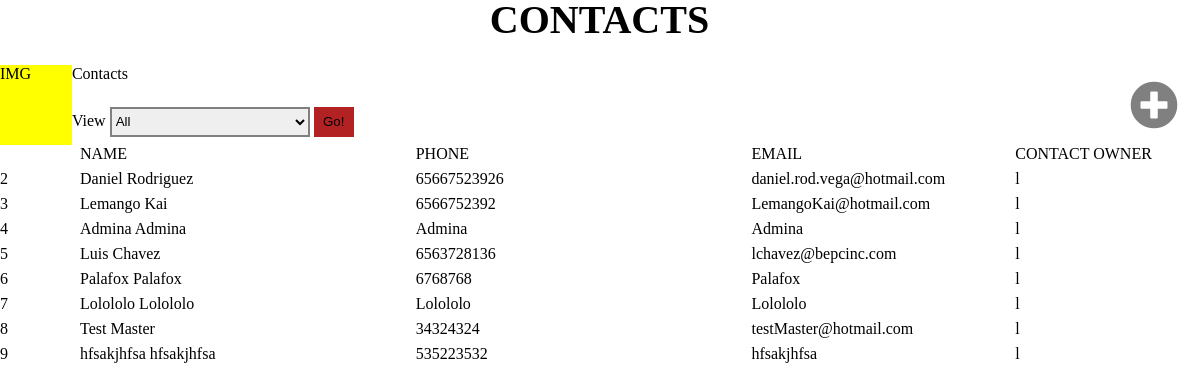
Page /Pages/Administrators/Contacts.php on the earlier database version.
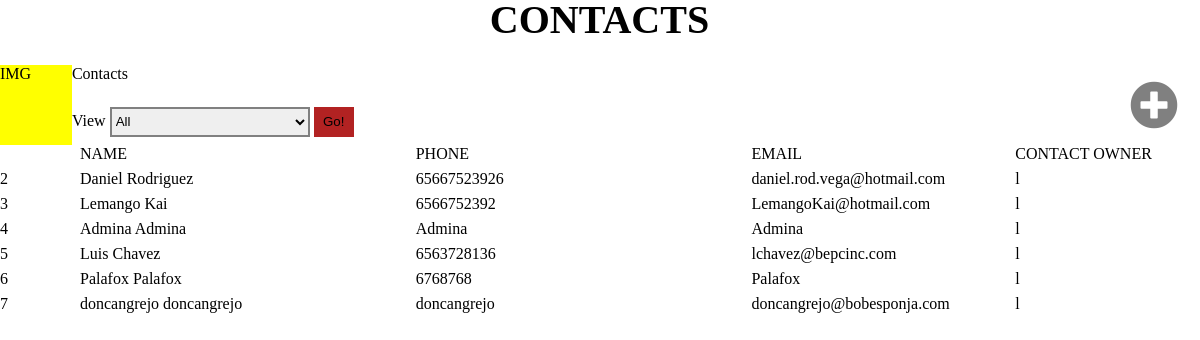
Same page on the later database version.
### tables this page shows
CREATE TABLE `consultors` (
  `ID` int(11) NOT NULL,
  `SN` varchar(15) NOT NULL,
  `Firstname` varchar(25) NOT NULL,
  `Lastname` varchar(25) NOT NULL,
  `Email` varchar(70) NOT NULL,
  `Phone` varchar(20) NOT NULL,
  `EmergencyPhone` varchar(50) NOT NULL,
  `ReportsTo` int(11) NOT NULL,
  `Title` varchar(100) NOT NULL,
  `Division` int(11) NOT NULL,
  `FunctionalArea` int(11) NOT NULL,
  `StartDate` timestamp NOT NULL DEFAULT CURRENT_TIMESTAMP ON UPDATE CURRENT_TIMESTAMP,
  `EndDate` timestamp NOT NULL DEFAULT '0000-00-00 00:00:00',
  `MailingAddress` varchar(120) NOT NULL,
  `MailingCity` int(100) NOT NULL,
  `MailingState` int(11) NOT NULL,
  `MailingCountry` int(11) NOT NULL,
  `ZipCode` varchar(20) NOT NULL,
  `NSS` varchar(30) NOT NULL,
  `RFC` varchar(30) NOT NULL,
  `Type` tinyint(4) NOT NULL,
  `Schedule` int(11) NOT NULL DEFAULT '0',
  `Hash` varchar(40) NOT NULL,
  `Status` tinyint(1) DEFAULT NULL,
  `LastLogin` timestamp NOT NULL DEFAULT CURRENT_TIMESTAMP ON UPDATE CURRENT_TIMESTAMP,
  `Logged` tinyint(4) NOT NULL DEFAULT '0',
  `SessionID` varchar(100) DEFAULT NULL
);

### Pages/Administrators/Contacts.php (the view, shortened to what this page needs)
<?php
include('../../Resources/WebResponses/connection.php');
?>
    <html>
        <head>
            <link rel="stylesheet" href="../Resources/CSS/Listas_Contenido/Listas_Layout.css">
            <link rel="stylesheet" href="../Resources/CSS/Listas_Contenido/ListasPrincipales_Layout.css">
            <link rel="stylesheet" href="https://use.fontawesome.com/releases/v5.2.0/css/all.css">
        </head>
        <body>
            <div id="contenedor">
                <div class='titulo'>
                </div>
                <div id="buscador">
                    <div id="searchParams">
                        <div>
                            <div id="image">
                                IMG
                            </div>
                            <div id="banner">
                                Contacts
                            </div>
                            <div id="search">
                                View
                                <select id="parameter">
                                    <option value="1">All</option>
                                </select>
                                <button id="searchButton">Go!</button>
                            </div>
                        </div>
                    </div>
                    <div id="new">
                        <button id="botonNew" onclick="LoadPage('Administrators/AddUser.php');"><i class="fas fa-plus-circle"></i></button>
                    </div>
                </div>
                <div class="infoTable">
                    <div class="contacto">
                        <div class="number">&nbsp;</div>
                        <div class="NameContact">NAME</div>
                        <div class="Phone">PHONE</div>
                        <div class="Email">EMAIL</div>
                        <div class="ContactOw">CONTACT OWNER</div>
                    </div>
                    <?php
                        $query =            $connection->query("SELECT * FROM consultors WHERE Status='1' AND Type!='0'");
                        while($row = $query->fetch_array()){
                            echo"
                                <div class='contacto'>
                                    <div class='number'>".$row['ID']."</div>
                                    <div class='NameContact ctdName' id='".$row['ID']."'>".$row['Firstname']." ".$row['Lastname']."</div>
                                    <div class='Phone'>".$row['Phone']."</div>
                                    <div class='Email'>".$row['Email']."</div>
                                    <div class='ContactOw'>l</div>
                                </div>
                            ";
                        }
                    ?>
                </div>
            </div>
        </body>
    </html>

### Resources/CSS/Listas_Contenido/Listas_Layout.css (style rules this page uses)
body, html { width: 100%; min-height: 100%; margin: 0; }
.titulo { width: 100%; text-align: center; height: 45px; line-height: 40px; font-family: 'Cairo'; font-size: 40px; font-weight: bold; margin-bottom: 20px; }
#contenedor { width: calc(100% - 1px); height: 100%; }
#buscador { height: 80px; width: 100%; ; }
#searchParams { width: 60%; height: 100%; ; float: left; }
#image { width: 10%; height: 100%; float: left; background-color: yellow; }
#banner { width: 90%; margin-left: 10%; height: 40%; ; }
#search { width: 90%; float: left; height: 60%; ; line-height: 48px; }
#parameter { width: 200px; height: 30px; transition: all 0.6s ease; border-color: gray; border-width: 2px; }
#searchButton { height: 30px; width: 40px; border: none; background-color: firebrick; }
#new { width: 90px; height: 100%; float: right; background-color: purple; line-height: 80px; color: white; text-align: center; }
#botonNew { width: 100%; height: 100%; border: none; font-size: 300%; background-color: white; transition: all 0.3s ease; cursor: pointer; color: gray; }
.infoTable { width: 100%; color: black; }
.number { width: 80px; float: left; }

### Resources/CSS/Listas_Contenido/ListasPrincipales_Layout.css (style rules this page uses)
.contacto { width: 100%; height: 25px; }
.NameContact { width: 28%; float: left; cursor: pointer; }
.Phone { width: 28%; float: left; }
.Email { width: 22%; float: left; }
.ContactOw { width: calc(22% - 80px); float: left; }

Differences in the rows shown:
removed consultors: ID "8", Firstname "Test", Lastname "Master", Phone "34324324", Email "testMaster@hotmail.com"
removed consultors: ID "9", Firstname "hfsakjhfsa", Lastname "hfsakjhfsa", Phone "535223532", Email "hfsakjhfsa"
changed consultors id 7: Firstname "Lolololo" → "doncangrejo"; Lastname "Lolololo" → "doncangrejo"; Phone "Lolololo" → "doncangrejo"; Email "Lolololo" → "doncangrejo@bobesponja.com"
